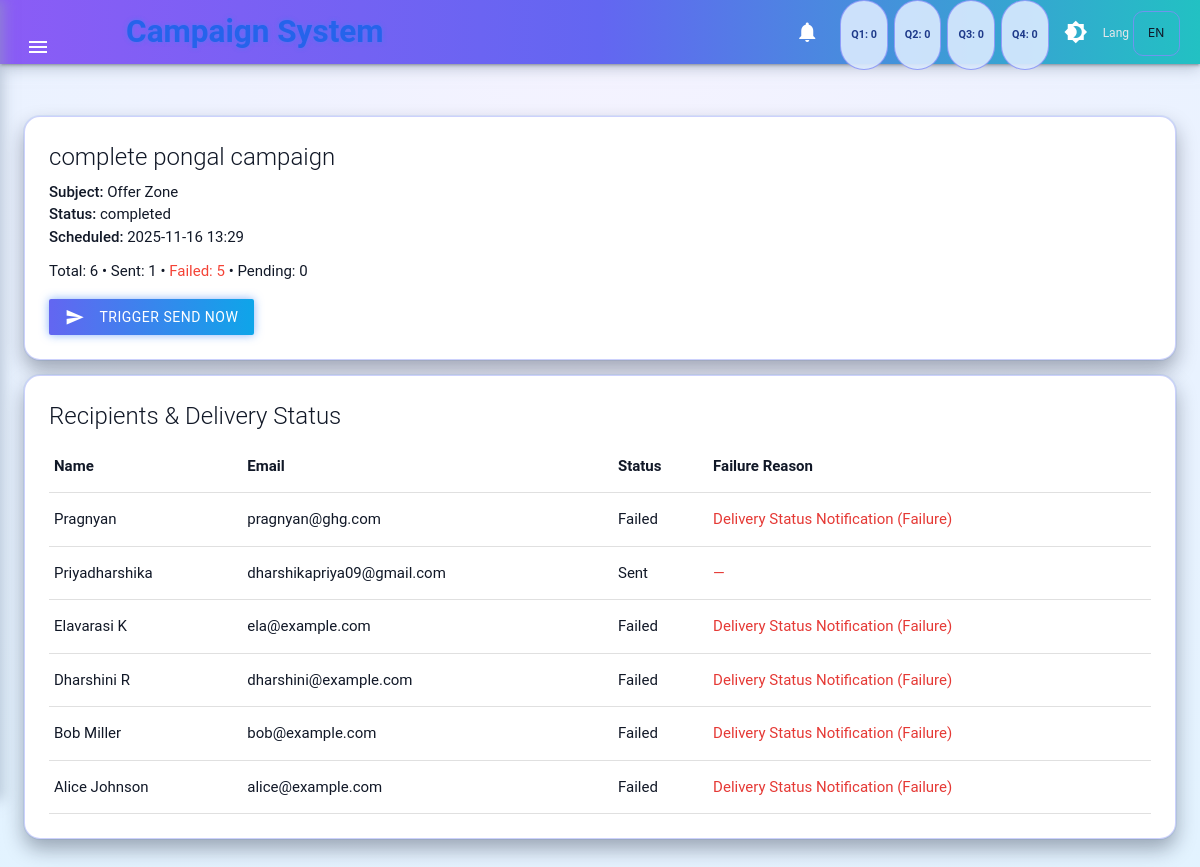
The app's page /campaigns/18/ with its own data.
### campaigns/models.py (models this page shows, shortened)
class Campaign(models.Model):
    class Status(models.TextChoices):
        DRAFT = "draft", "Draft"
        SCHEDULED = "scheduled", "Scheduled"
        IN_PROGRESS = "in_progress", "In Progress"
        COMPLETED = "completed", "Completed"
        FAILED = "failed", "Failed"
    name = models.CharField(max_length=255)
    subject = models.CharField(max_length=255)
    content = models.TextField(help_text="Plain text or HTML")
    scheduled_time = models.DateTimeField()
    status = models.CharField(
        max_length=20,
        choices=Status.choices,
        default=Status.DRAFT,
    )
    groups = models.ManyToManyField(
        RecipientGroup,
        related_name="campaigns",
        blank=True,
        help_text="Select which recipient groups this campaign should be sent to.",
    )
    created_at = models.DateTimeField(auto_now_add=True)
    updated_at = models.DateTimeField(auto_now=True)
    admin_report_sent = models.BooleanField(default=False)

class CampaignRecipient(models.Model):
    class Status(models.TextChoices):
        PENDING = "pending", "Pending"
        SENT = "sent", "Sent"
        FAILED = "failed", "Failed"
    campaign = models.ForeignKey(
        Campaign,
        on_delete=models.CASCADE,
        related_name="campaign_recipients",
    )
    recipient = models.ForeignKey(
        Recipient,
        on_delete=models.CASCADE,
        related_name="campaigns",
    )
    recipient_email_snapshot = models.EmailField()
    status = models.CharField(
        max_length=20,
        choices=Status.choices,
        default=Status.PENDING,
    )
    sent_at = models.DateTimeField(null=True, blank=True)
    failure_reason = models.TextField(blank=True)
    created_at = models.DateTimeField(auto_now_add=True)

class Recipient(models.Model):
    class SubscriptionStatus(models.TextChoices):
        SUBSCRIBED = "subscribed", "Subscribed"
        UNSUBSCRIBED = "unsubscribed", "Unsubscribed"
    name = models.CharField(max_length=255)
    email = models.EmailField(
        unique=True,
        validators=[validate_email]
    )
    subscription_status = models.CharField(
        max_length=20,
        choices=SubscriptionStatus.choices,
        default=SubscriptionStatus.SUBSCRIBED,
    )
    groups = models.ManyToManyField(
        RecipientGroup,
        related_name="recipients",
        blank=True,
    )
    created_at = models.DateTimeField(auto_now_add=True)

### campaigns/views.py (the view)
# urls.py: path("campaigns/<int:pk>/", views.campaign_detail, name="campaign_detail"),
def campaign_detail(request, pk):
    campaign = get_object_or_404(Campaign, pk=pk)
    recipients = []
    total = sent = failed = pending = 0
    try:
        recipients = campaign.campaign_recipients.select_related("recipient").order_by(
            "-created_at"
        )
        total = recipients.count()
        sent = recipients.filter(status=CampaignRecipient.Status.SENT).count()
        failed = recipients.filter(status=CampaignRecipient.Status.FAILED).count()
        pending = recipients.filter(status=CampaignRecipient.Status.PENDING).count()
    except Exception as exc:
        logger.error("Error loading campaign detail for %s: %s", pk, exc, exc_info=True)
        messages.error(request, "Unable to load full campaign details.")
    return render(
        request,
        "campaigns/campaign_detail.html",
        {
            "campaign": campaign,
            "recipients": recipients,
            "total": total,
            "sent": sent,
            "failed": failed,
            "pending": pending,
        },
    )

### campaigns/context_processors.py (called while the page is built)
def quarterly_planned_counts(request):
    now = timezone.now()
    year = now.year
    qs = Campaign.objects.filter(
        status=Campaign.Status.SCHEDULED,
        scheduled_time__year=year,
    )
    def count_between(start_month, end_month):
        return qs.filter(
            scheduled_time__month__gte=start_month,
            scheduled_time__month__lte=end_month,
        ).count()
    counts = {
        "q1": count_between(1, 3),
        "q2": count_between(4, 6),
        "q3": count_between(7, 9),
        "q4": count_between(10, 12),
    }
    return {"planned_quarter_counts": counts}

### campaigns/templates/campaigns/campaign_detail.html (shortened to what this page needs)
{% extends "campaigns/base.html" %}
{% block content %}
<div class="card neon-card">
  <div class="card-content">
    <span class="card-title">{{ campaign.name }}</span>
    <p><strong>Subject:</strong> {{ campaign.subject }}</p>
    <p><strong>Status:</strong> {{ campaign.status }}</p>
    <p><strong>Scheduled:</strong> {{ campaign.scheduled_time|date:"Y-m-d H:i" }}</p>
    <div style="margin-top:12px;">
      <span>Total: {{ total }}</span> •
      <span>Sent: {{ sent }}</span> •
      <span class="red-text">Failed: {{ failed }}</span> •
      <span>Pending: {{ pending }}</span>
    </div>
    <div style="margin-top:16px;">
      <a href="{% url 'campaigns:campaign_trigger_now' campaign.id %}"
         class="btn btn-neon waves-effect">
        <i class="material-icons left">send</i>
        Trigger Send Now
      </a>
    </div>
  </div>
</div>
<div class="card neon-card">
  <div class="card-content">
    <span class="card-title">Recipients & Delivery Status</span>
    <table class="highlight responsive-table">
      <thead>
        <tr>
          <th>Name</th>
          <th>Email</th>
          <th>Status</th>
          <th>Failure Reason</th>
        </tr>
      </thead>
      <tbody>
        {% for cr in recipients %}
        <tr>
          <td>{{ cr.recipient.name }}</td>
          <td>{{ cr.recipient_email_snapshot }}</td>
          <td>{{ cr.status|title }}</td>
          <td class="red-text text-darken-1">
            {{ cr.failure_reason|default:"—" }}
          </td>
        </tr>
        {% empty %}
        <tr>
          <td colspan="4">No recipients attached to this campaign yet.</td>
        </tr>
        {% endfor %}
      </tbody>
    </table>
  </div>
</div>
{% endblock %}

### campaigns/templates/campaigns/base.html (style rules this page uses)
:root { --bg-body: radial-gradient(circle at top, #f5f3ff 0, #eef2ff 40%, #e2f3ff 100%); --bg-card: #ffffff; --text-main: #111827; --nav-gradient: linear-gradient(90deg, #8b5cf6, #6366f1, #22c1c3); --sidenav-bg: #f9fafb; --badge-bg: rgba(219, 234, 254, 0.9); --badge-border: rgba(129, 140, 248, 0.8); --label-color: #4b5563; --input-border-focus: #4f46e5; }
body { background: var(--bg-body); color: var(--text-main); font-family: "Roboto", system-ui, -apple-system, BlinkMacSystemFont, sans-serif; }
.card.neon-card { background: var(--bg-card); border-radius: 16px; border: 1px solid rgba(129, 140, 248, 0.4); box-shadow: 0 10px 20px rgba(15, 23, 42, 0.35), 0 0 0 1px rgba(59, 130, 246, 0.1); }
.card-title { font-size: 1.3rem; font-weight: 600; color: var(--text-main); }
.btn-neon { background: linear-gradient(90deg, #6366f1, #0ea5e9); box-shadow: 0 0 10px rgba(59, 130, 246, 0.6); }
::placeholder { color: #9ca3af !important; }

### records on screen
Campaign: name "complete pongal campaign", subject "Offer Zone", status "completed", scheduled_time "2025-11-16 13:29"
CampaignRecipient: recipient.name "Pragnyan", recipient_email_snapshot "pragnyan@ghg.com", status "Failed", failure_reason "Delivery Status Notification (Failure)"
CampaignRecipient: recipient.name "Priyadharshika", recipient_email_snapshot "dharshikapriya09@gmail.com", status "Sent", failure_reason "—"
CampaignRecipient: recipient.name "Elavarasi K", recipient_email_snapshot "ela@example.com", status "Failed", failure_reason "Delivery Status Notification (Failure)"
CampaignRecipient: recipient.name "Dharshini R", recipient_email_snapshot "dharshini@example.com", status "Failed", failure_reason "Delivery Status Notification (Failure)"
CampaignRecipient: recipient.name "Bob Miller", recipient_email_snapshot "bob@example.com", status "Failed", failure_reason "Delivery Status Notification (Failure)"
CampaignRecipient: recipient.name "Alice Johnson", recipient_email_snapshot "alice@example.com", status "Failed", failure_reason "Delivery Status Notification (Failure)"

### other values on screen
{{ planned_quarter_counts.q1|default:0 }} "0"
{{ planned_quarter_counts.q2|default:0 }} "0"
{{ planned_quarter_counts.q3|default:0 }} "0"
{{ planned_quarter_counts.q4|default:0 }} "0"
{{ total }} "6"
{{ sent }} "1"
{{ failed }} "5"
{{ pending }} "0"
